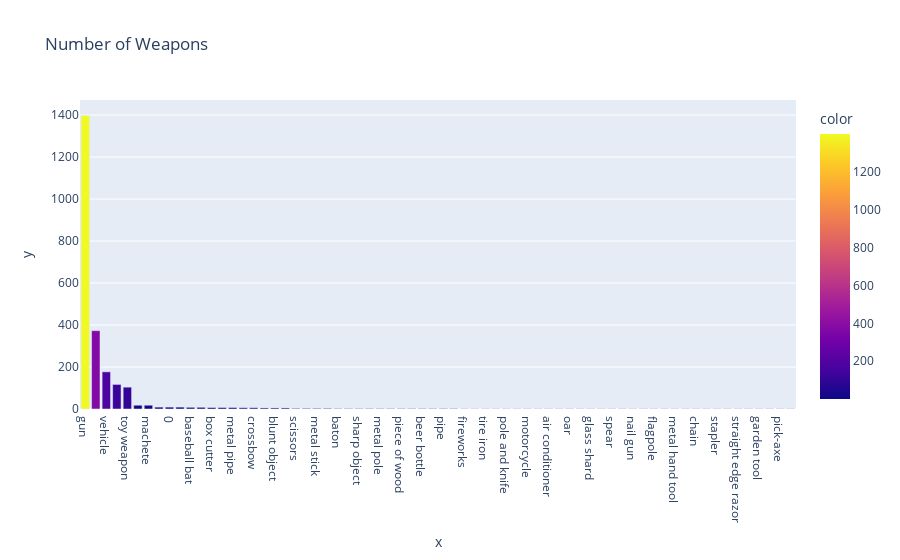

This figure's notebook cell:
### Code cell
weapon_bar = px.bar(
    x=df_weapon.index,
    y=df_weapon.values,
    color=df_weapon.values,
    height=500,
    title="Number of Weapons",
)
weapon_bar.show()

### Figure 1 — Plotly figure (JSON) as saved in the notebook; plotly's stock layout.template omitted (floating-point values rounded to 4 significant figures)
{"data": [{"alignmentgroup": "True", "hovertemplate": "x=%{x}<br>y=%{y}<br>color=%{marker.color}<extra></extra>", "legendgroup": "", "marker": {"color": [1398, 373, 177, 117, 104, 18, 18, 9, 9, 9, 8, 8, 7, 7, 7, 6, 6, 5, 5, 5, 3, 3, 3, 3, 2, 2, 2, 2, 2, 2, 2, 2, 2, 2, 2, 2, 1, 1, 1, 1, 1, 1, 1, 1, 1, 1, 1, 1, 1, 1, 1, 1, 1, 1, 1, 1, 1, 1, 1, 1, 1, 1, 1, 1, 1, 1, 1, 1], "coloraxis": "coloraxis", "pattern": {"shape": ""}}, "name": "", "offsetgroup": "", "orientation": "v", "showlegend": false, "textposition": "auto", "type": "bar", "x": ["gun", "knife", "vehicle", "undetermined", "toy weapon", "unknown weapon", "machete", "Taser", 0, "ax", "baseball bat", "sword", "box cutter", "hammer", "metal pipe", "hatchet", "crossbow", "screwdriver", "blunt object", "gun and knife", "scissors", "rock", "metal stick", "guns and explosives", "baton", "brick", "sharp object", "meat cleaver", "metal pole", "hatchet and gun", "piece of wood", "shovel", "beer bottle", "chain saw", "pipe", "metal object", "fireworks", "bayonet", "tire iron", "baseball bat and bottle", "pole and knife", "pitchfork", "motorcycle", "metal rake", "air conditioner", "crowbar", "oar", "machete and gun", "glass shard", "bean-bag gun", "spear", "flashlight", "nail gun", "lawn mower blade", "flagpole", "cordless drill", "metal hand tool", "carjack", "chain", "contractor's level", "stapler", "baseball bat and fireplace poker", "straight edge razor", "hand torch", "garden tool", "pole", "pick-axe", "pen"], "xaxis": "x", "y": [1398, 373, 177, 117, 104, 18, 18, 9, 9, 9, 8, 8, 7, 7, 7, 6, 6, 5, 5, 5, 3, 3, 3, 3, 2, 2, 2, 2, 2, 2, 2, 2, 2, 2, 2, 2, 1, 1, 1, 1, 1, 1, 1, 1, 1, 1, 1, 1, 1, 1, 1, 1, 1, 1, 1, 1, 1, 1, 1, 1, 1, 1, 1, 1, 1, 1, 1, 1], "yaxis": "y"}], "layout": {"autosize": true, "barmode": "relative", "coloraxis": {"colorbar": {"title": {"text": "color"}}, "colorscale": [[0, "#0d0887"], [0.1111, "#46039f"], [0.2222, "#7201a8"], [0.3333, "#9c179e"], [0.4444, "#bd3786"], [0.5556, "#d8576b"], [0.6667, "#ed7953"], [0.7778, "#fb9f3a"], [0.8889, "#fdca26"], [1, "#f0f921"]]}, "legend": {"tracegroupgap": 0}, "title": {"text": "Number of Weapons"}, "xaxis": {"anchor": "y", "autorange": true, "domain": [0, 1], "range": [-0.5, 67.5], "title": {"text": "x"}, "type": "category"}, "yaxis": {"anchor": "x", "autorange": true, "domain": [0, 1], "range": [0, 1472.0], "title": {"text": "y"}, "type": "linear"}}}
